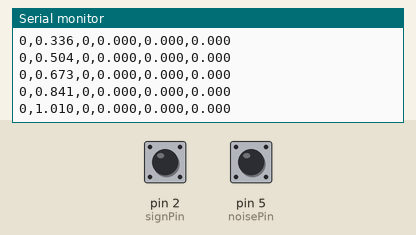
A sketch run on a simulated Arduino Nano, built with avr-gcc and run on an emulated ATmega328P. On the bench: the last lines printed to the serial monitor. Inputs (shaded band) come from the test bench; at power-on: pin 5 (noisePin) HIGH, pin 2 (signPin) HIGH.

Above: at 1.2 s.
1.3 s: pin 5 (noisePin) pulled LOW for 3.2 s
At 4.67 s:
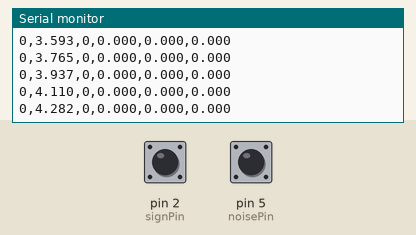
7.5 s: pin 2 (signPin) pulled LOW for 0.15 s
At 7.79 s:
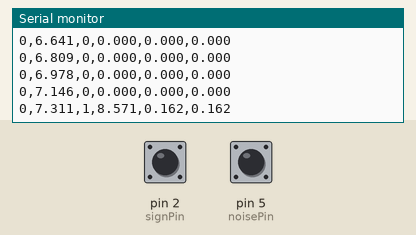
9.1 s: pin 2 (signPin) pulled LOW for 1 s
At 9.3 s:
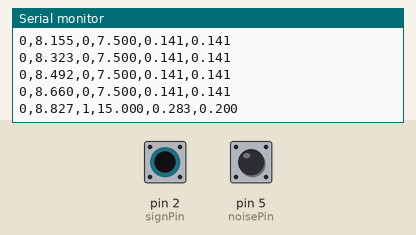
11.6 s: pin 5 (noisePin) pulled LOW for 0.15 s
At 13.1 s:
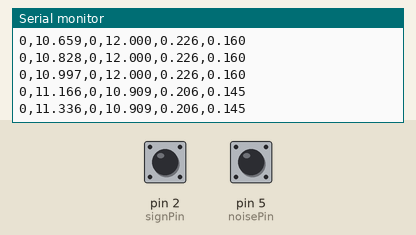
Timing chart, 0 to 14.2 s (numbered marks = the images above; inputs shaded):
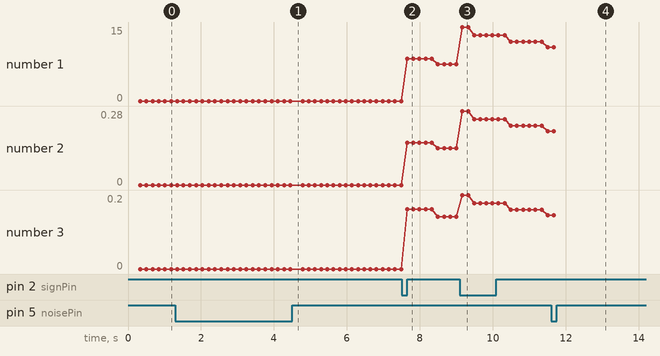

The sketch:

PocketGeigerArduino_ENG.ino
```cpp
//////////////////////////////////////////////////
// Radiation-Watch.org
// URL http://www.radiation-watch.org/
//////////////////////////////////////////////////
#include <Wire.h>
///　Digital I/O PIN Settings　///
int signPin = 2; //Radiation Pulse (Yellow)
int noisePin = 5; //Vibration Noise Pulse (White)
//VCC 5V (Red)
//GND (Blue)
////////////////////////////////

const double alpha = 53.032; // cpm = uSv x alpha

int index = 0; //Number of loops
char msg[256] = ""; //Message buffer for serial output

int signCount = 0; //Counter for Radiation Pulse
int noiseCount = 0; //Counter for Noise Pulse

int sON = 0; //Lock flag for Radiation Pulse
int nON = 0; //Lock flag for Noise Puls

double cpm = 0; //Count rate [cpm] of current
float cpmToSend=0;
double cpmHistory[200]; //History of count rates
int cpmIndex = 0; //Position of current count rate on cpmHistory[]
int cpmIndexPrev = 0; //Flag to prevent duplicative counting

//Timing Settings for Loop Interval
int prevTime = 0;
int currTime = 0;

int totalSec = 0; //Elapsed time of measurement [sec]
int totalHour = 0; //Elapsed time of measurement [hour]

//Time settings for CPM calcuaration
int cpmTimeMSec = 0;
int cpmTimeSec = 0;
int cpmTimeMin = 0;

//String buffers of float values for serial output
char cpmBuff[20];
char uSvBuff[20];
char uSvdBuff[20];

void setup()
{
  //Serial setup
  //9600bps
  Serial.begin(9600);
  Wire.begin(0xAA);                // join i2c bus with address #8
  Wire.onRequest(requestEvent); // register event
  //PIN setting for Radiation Pulse
  pinMode(signPin, INPUT);
  digitalWrite(signPin, HIGH);

  //PIN setting for Noise Pulse
  pinMode(noisePin, INPUT);
  digitalWrite(noisePin, HIGH);

  //CSV-formatting for serial output (substitute , for _)
  Serial.println("hour[h]_sec[s]_count_cpm_uSv/h_uSv/hError");

  //Initialize cpmHistory[]
  for (int i = 0; i < 200; i++ )
  {
    cpmHistory[i] = 0;
  }

  //Get start time of a loop
  prevTime = millis();
}

void loop()
{
  // Raw data of Radiation Pulse: Not-detected -> High, Detected -> Low
  int sign = digitalRead(signPin);

  // Raw data of Noise Pulse: Not-detected -> Low, Detected -> High
  int noise = digitalRead(noisePin);

  //Radiation Pulse normally keeps low for about 100[usec]
  if (sign == 0 && sON == 0)
  { //Deactivate Radiation Pulse counting for a while
    sON = 1;
    signCount++;
  } else if (sign == 1 && sON == 1) {
    sON = 0;
  }

  //Noise Pulse normally keeps high for about 100[usec]
  if (noise == 1 && nON == 0)
  { //Deactivate Noise Pulse counting for a while
    nON = 1;
    noiseCount++;
  } else if (noise == 0 && nON == 1) {
    nON = 0;
  }

  //Output readings to serial port, after 10000 loops
  if (index == 10000) //About 160-170 msec in Arduino Nano(ATmega328)
  {
    //Get current time
    currTime = millis();

    //No noise detected in 10000 loops
    if (noiseCount == 0)
    {
      //Shift an array for counting log for each 6 sec.
      if ( totalSec % 6 == 0 && cpmIndexPrev != totalSec)
      {
        cpmIndexPrev = totalSec;
        cpmIndex++;

        if (cpmIndex >= 200)
        {
          cpmIndex = 0;
        }

        if (cpmHistory[cpmIndex] > 0)
        {
          cpm -= cpmHistory[cpmIndex];
        }
        cpmHistory[cpmIndex] = 0;
      }

      //Store count log
      cpmHistory[cpmIndex] += signCount;
      //Add number of counts
      cpm += signCount;

      //Get ready time for 10000 loops
      cpmTimeMSec += abs(currTime - prevTime);
      //Transform from msec. to sec. (to prevent overflow)
      if (cpmTimeMSec >= 1000)
      {
        cpmTimeMSec -= 1000;
        //Add measurement time to calcurate cpm readings (max=20min.)
        if ( cpmTimeSec >= 20 * 60 )
        {
          cpmTimeSec = 20 * 60;
        } else {
          cpmTimeSec++;
        }

        //Total measurement time
        totalSec++;
        //Transform from sec. to hour. (to prevent overflow)
        if (totalSec >= 3600)
        {
          totalSec -= 3600;
          totalHour++;
        }
      }

      //Elapsed time of measurement (max=20min.)
      double min = cpmTimeSec / 60.0;
      if (min != 0)
      {
        //Calculate cpm, uSv/h and error of uSv/h
        dtostrf(cpm / min, -1, 3, cpmBuff);
        cpmToSend=cpm / min;
        dtostrf(cpm / min / alpha, -1, 3, uSvBuff);
        dtostrf(sqrt(cpm) / min / alpha, -1, 3, uSvdBuff);
      } else {
        //Devision by zero
        dtostrf(0, -1, 3, cpmBuff);
        dtostrf(0, -1, 3, uSvBuff);
        dtostrf(0, -1, 3, uSvdBuff);
      }

      //Create message for serial port
      sprintf(msg, "%d,%d.%03d,%d,%s,%s,%s",
              totalHour, totalSec,
              cpmTimeMSec,
              signCount,
              cpmBuff,
              uSvBuff,
              uSvdBuff
             );

      //Send message to serial port
      Serial.println(msg);

    }

    //Initialization for next 10000 loops
    prevTime = currTime;
    signCount = 0;
    noiseCount = 0;
    index = 0;
  }
  index++;
}

void requestEvent() {
  byte sendVal[4];
  Serial.print("got request, printing ");
  Serial.println(cpmToSend,6);
  memcpy(sendVal, &cpmToSend, 4);
  Wire.write(sendVal,4);
  // as expected by master
}
```

Measured:
- after the input at 1.3 s, the serial monitor: prints a new line after 0.05 s (image 1)
- after the input at 7.5 s, the serial monitor: prints a new line after 0.15 s (image 2)
- after the input at 9.1 s, the serial monitor: prints a new line after 0.07 s (image 3)
- after the input at 11.6 s, the serial monitor: prints a new line after 0.08 s (image 4)
- plotted number 1: 0 → 7.5 after the input at 7.5 s, 7.5 → 10.91 after the input at 9.1 s
- plotted number 2: 0 → 0.14 after the input at 7.5 s, 0.14 → 0.21 after the input at 9.1 s
- plotted number 3: 0 → 0.14 after the input at 7.5 s, 0.14 → 0.14 after the input at 9.1 s
